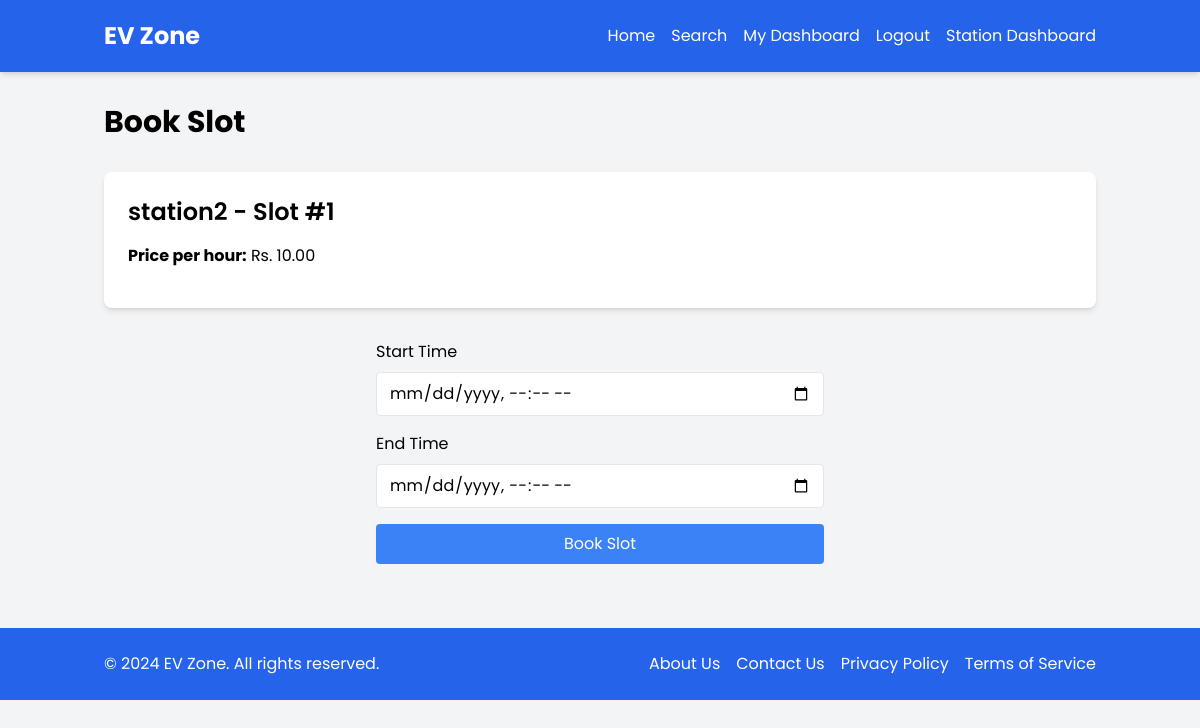
/EV1/book_slot.php?slot_id=1 (signed in), run on the app's committed database.
### tables this page shows
CREATE TABLE `slots` (
  `id` int(11) NOT NULL,
  `station_id` int(11) NOT NULL,
  `slot_number` int(11) NOT NULL,
  `price_per_hour` decimal(10,2) NOT NULL,
  `is_operational` tinyint(1) DEFAULT 1
);

CREATE TABLE `ev_stations` (
  `id` int(11) NOT NULL,
  `name` varchar(100) NOT NULL,
  `address` varchar(255) NOT NULL,
  `area` varchar(100) NOT NULL,
  `directions_link` varchar(255) NOT NULL,
  `description` text NOT NULL,
  `is_approved` tinyint(1) DEFAULT 0,
  `created_at` timestamp NOT NULL DEFAULT current_timestamp(),
  `user_id` int(11) DEFAULT NULL
);

### EV1/config.php (called while the page is built, shortened)
<?php
$conn = mysqli_connect(DB_HOST, DB_USER, DB_PASS, DB_NAME);
function sanitize($input) {
    global $conn;
    return mysqli_real_escape_string($conn, trim($input));
}

### EV1/book_slot.php (the view, shortened to what this page needs)
<?php
require_once 'config.php';
$slot_id = sanitize($_GET['slot_id']);
$query = "SELECT s.*, e.name AS station_name FROM slots s JOIN ev_stations e ON s.station_id = e.id WHERE s.id = $slot_id";
$result = mysqli_query($conn, $query);
$slot = mysqli_fetch_assoc($result);
$success = '';
include 'header.php';
?>
<div class="container mx-auto px-4 py-8">
    <h1 class="text-3xl font-bold mb-8">Book Slot</h1>
    <div class="bg-white p-6 rounded-lg shadow-md mb-8">
        <h2 class="text-2xl font-semibold mb-4"><?php echo htmlspecialchars($slot['station_name']); ?> - Slot #<?php echo $slot['slot_number']; ?></h2>
        <p class="mb-4"><strong>Price per hour:</strong> Rs. <?php echo number_format($slot['price_per_hour'], 2); ?></p>
    </div>
    <?php if ($success): ?>
        <div class="bg-green-100 border border-green-400 text-green-700 px-4 py-3 rounded mb-4" role="alert">
            <p><?php echo $success; ?></p>
        </div>
        <div class="text-center">
            <a href="user_dashboard.php" class="bg-blue-500 text-white px-4 py-2 rounded hover:bg-blue-600">Go to Dashboard</a>
        </div>
    <?php else: ?>
        <form action="book_slot.php?slot_id=<?php echo $slot_id; ?>" method="POST" class="max-w-md mx-auto">
            <div class="mb-4">
                <label for="start_time" class="block mb-2">Start Time</label>
                <input type="datetime-local" id="start_time" name="start_time" required class="w-full px-3 py-2 border rounded">
            </div>
            <div class="mb-4">
                <label for="end_time" class="block mb-2">End Time</label>
                <input type="datetime-local" id="end_time" name="end_time" required class="w-full px-3 py-2 border rounded">
            </div>
            <button type="submit" class="w-full bg-blue-500 text-white px-4 py-2 rounded hover:bg-blue-600">Book Slot</button>
        </form>
    <?php endif; ?>
</div>
<?php include 'footer.php'; ?>

### EV1/header.php (style rules this page uses)
body { font-family: 'Poppins', sans-serif; }

### data on the page
slots: station.name "station2", slot_number "1", price_per_hour "10.00"
